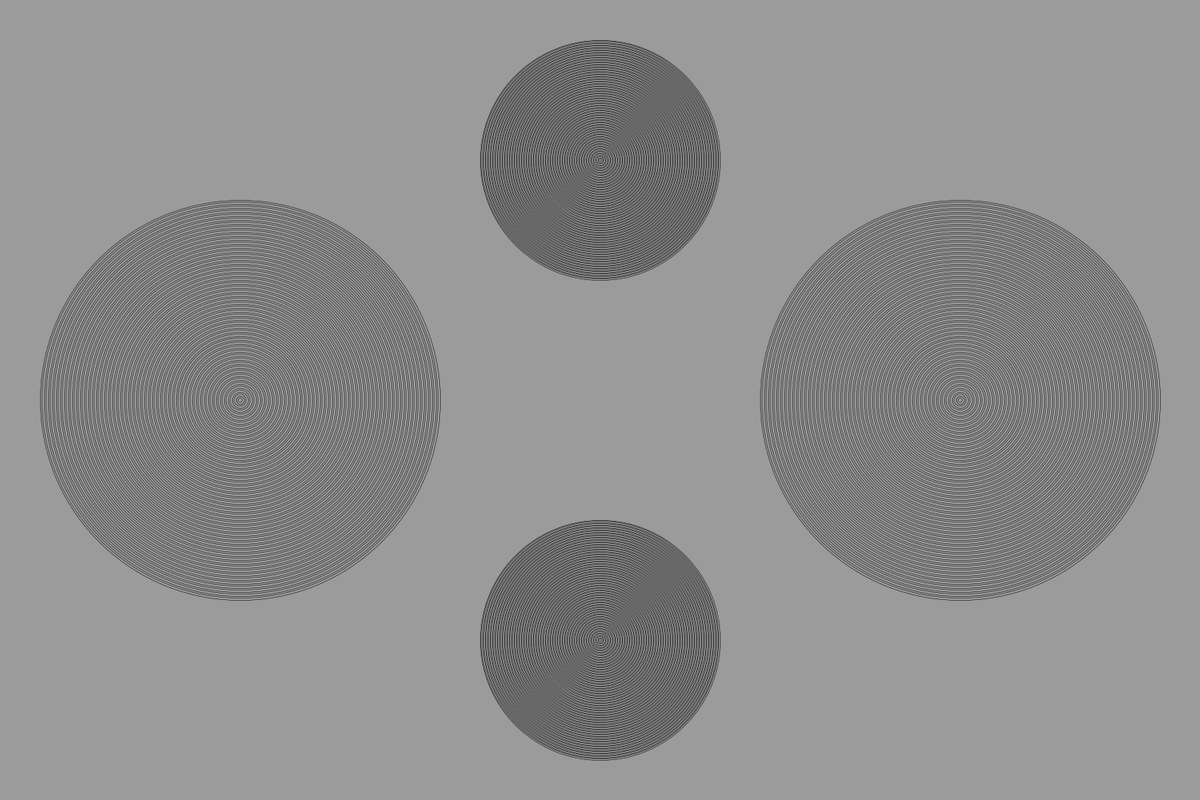
Frame 1 (no input)
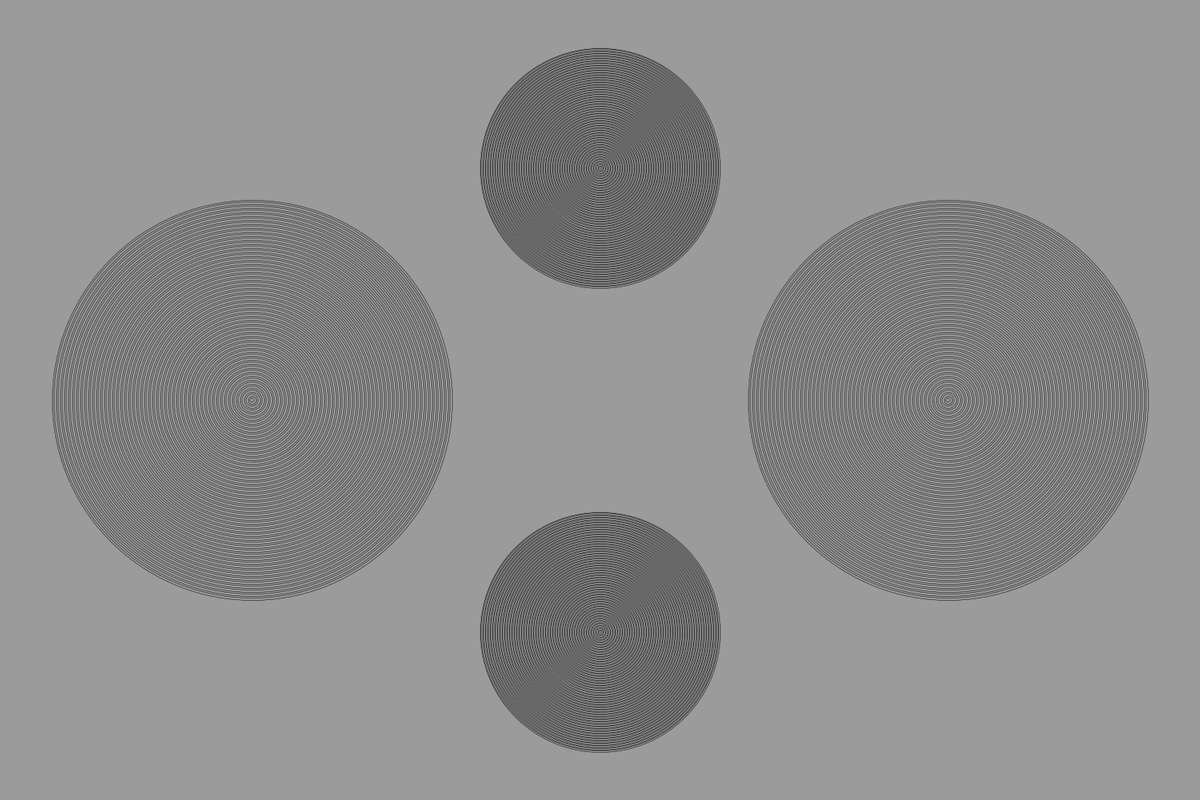
Frame 60 (the mouse pressed at the canvas centre just before this capture)
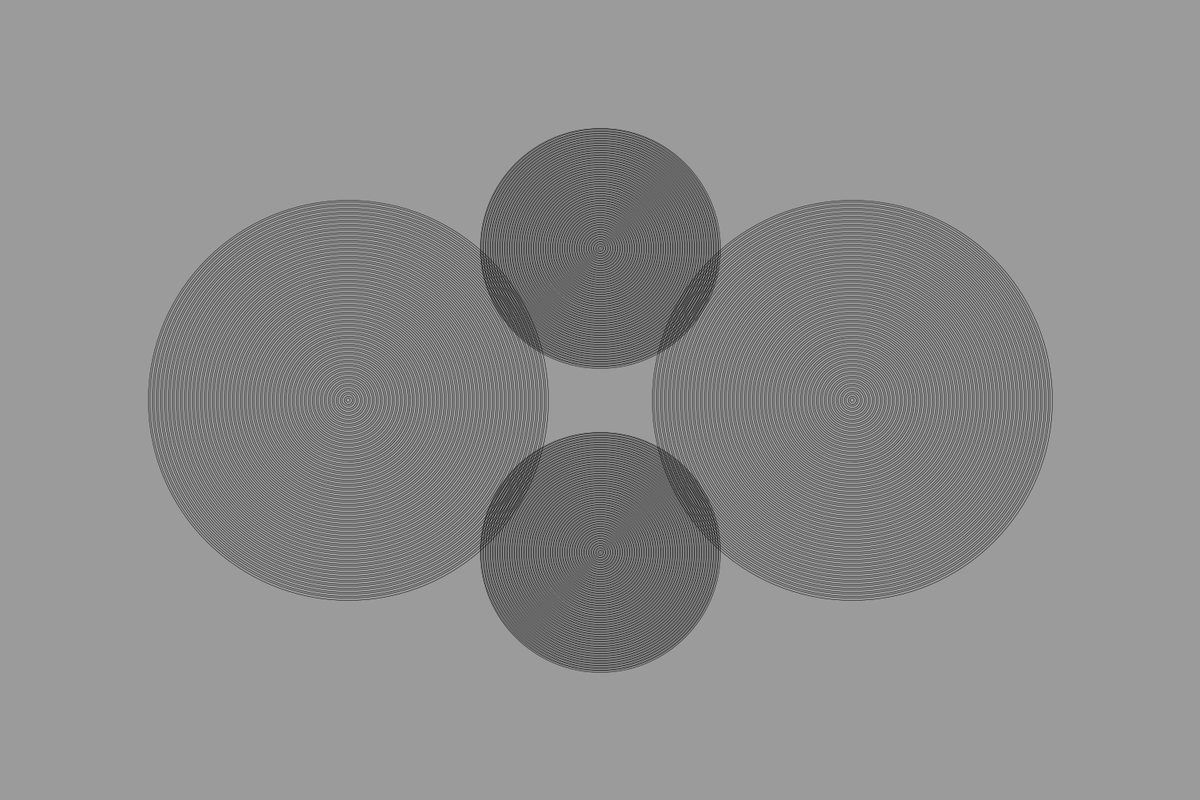
Frame 120 (the mouse held since frame 60 and released just before this capture)

The Processing sketch that drew these frames (run headless with seeded random() and noise(); from frame 60 on, the mouse is pressed at the canvas centre):

// Processing sketch: bullseye
// ── bullseye.pde
int elpos1 = 300;
int elpos2 = 1200;
int elpos3 = 200;
int elpos4 = 800;
int elspeed = 15;
int elspeed2 = 10;
void setup(){
  size(1500, 1000);
  noFill();
  strokeWeight(0.5);
}

void draw(){
  background(155);
  int elsize = 500;
  int elsize2 = 500;
  int elsize3 = 300;
  int elsize4 = 300;
  for(int i=0;i<100;i++){
    stroke(0,0,0);
    ellipse(elpos1,height/2,elsize,elsize);
    elsize -= 5; 
  }
  for(int i=0;i<100;i++){;
    ellipse(elpos2,height/2,elsize2,elsize2);
    elsize2-=5; 
  }
  for(int i=0;i<100;i++){;
    ellipse(width/2,elpos3,elsize3,elsize3);
    elsize3-=3; 
  }
  for(int i=0;i<100;i++){;
    ellipse(width/2,elpos4,elsize4,elsize4);
    elsize4-=3; 
  }
  elpos1 = elpos1+elspeed;
  elpos2 = elpos2-elspeed;
  elpos3 = elpos3+elspeed2;
  elpos4 = elpos4-elspeed2;
  if(elpos1 >= 1250 || elpos2 <= 250 || elpos1 <= 250 || elpos2 >= 1250){
   elspeed = -elspeed;
  }
//  else if(elpos1 <= 250 || elpos2 >= 1250){
//   elspeed = -elspeed;
//  }
  if(elpos3 >= 850 || elpos4 <= 150 || elpos3 <=150 || elpos4 >= 850){
   elspeed2 = -elspeed2; 
  }
}
